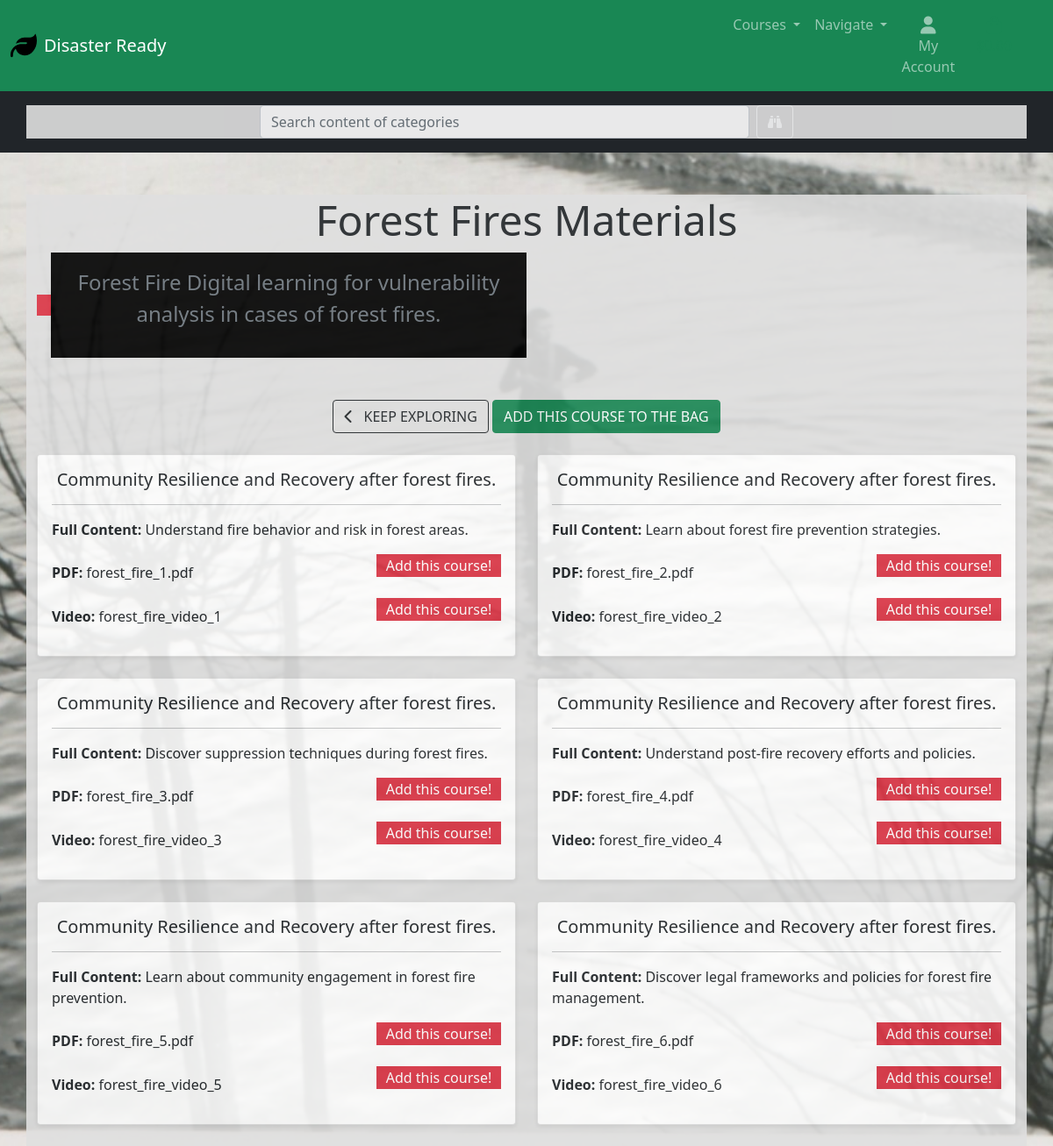
/categories/materials/2/, run on the app's committed database.
### products/models.py (models this page shows, shortened)
class Category(models.Model):
    name = models.CharField(max_length=50)
    friendly_name = models.CharField(max_length=100)
    difficulty_level = models.CharField(max_length=50)
    credits = models.IntegerField()
    number_of_lectures = models.IntegerField()
    est_time = models.IntegerField()
    short_description = models.TextField(max_length=255)
    long_description = models.TextField(max_length=1000)
    test = models.BooleanField(default=False)
    logo = models.ImageField(upload_to='logos/', null=True, blank=True)
    price = models.IntegerField(null=True, blank=True)
    starting_date = models.CharField(max_length=100, null=True, blank=True)

class Material(models.Model):
    category = models.ForeignKey(Category, on_delete=models.CASCADE)
    short_description = models.TextField(max_length=255)
    full_content = models.TextField()
    pdf_file = models.FileField(upload_to='pdfs/', null=True, blank=True)
    video_url = models.URLField(max_length=200, null=True, blank=True)
    video_name = models.CharField(max_length=255, null=True, blank=True)
    pdf_name = models.CharField(max_length=255, null=True, blank=True)
    def get_pdf_name(self):
        return self.pdf_name or "No PDF"

### products/views.py (the view)
# urls.py: path('materials/<int:category_id>/', views.category_detail, name='materials'),
def category_detail(request, category_id):
    category = get_object_or_404(Category, pk=category_id)
    materials = Material.objects.filter(category=category)
    context = {
        'category': category,
        'materials': materials,
    }
    return render(request, 'products/material.html', context)

### products/templates/products/material.html (shortened to what this page needs)
{% extends "base.html" %}
{% load static %}
{% block content %}
<div class="container mt-5">
    <div class="text-center mb-4">
        <h1 class="display-5">{{ category.name }}s Materials</h1>
        <div class="text-center flex-row head-section">
            <div class="bg-danger material-logo-div">
            </div>
            <div id="materials-subtitle-field">
                <p class="lead text-muted text-white p-3 fs-4">{{ category.short_description }}</p>
            </div>
        </div>
        <form class="form" action="{% url 'add_to_bag' category.id %}" method="POST">
            <div class="row">
                <div class="col-12">
                    <a href="{% url 'categories' %}" class="btn btn-outline-dark mt-5">
                        <span class="me-2">
                            <i class="fas fa-chevron-left"></i>
                        </span>
                        <span class="text-uppercase">Keep Exploring</span>
                    </a>
                    <input type="submit" class="btn btn-success text-uppercase mt-5 add-course-button"
                        id="add-course-button" value="Add This Course to the Bag">
                </div>
            </div>
        </form>
    </div>
    <div class="row">
        {% for material in materials %}
        <div class="col-md-6 mb-4">
            <div class="card h-100 shadow-sm">
                <div class="card-body">
                    <h5 class="card-title text-center">{{ material.short_description }}</h5>
                    <hr>
                    <p class="card-text"><strong>Full Content:</strong> {{ material.full_content }}</p>
                    {% if material.pdf_name or material.pdf_file %}
                    <div class="d-flex justify-content-between align-items-center mb-2">
                        {% if material.pdf_name %}
                        <span><strong>PDF:</strong> {{ material.get_pdf_name }}</span>
                        {% endif %}
                        {% if category.id in purchased_courses %}
                        {% if material.pdf_file %}
                        <a href="{{ material.pdf_file.url }}" class="btn btn-secondary btn-sm material-buttons"
                            target="">Download
                            PDF</a>
                        {% endif %}
                        {% else %}
                        <p class="bg-danger text-white purchase-divs">Add this course!</p>
                        {% endif %}
                    </div>
                    {% endif %}
                    {% if material.video_name or material.video_url %}
                    <div class="d-flex justify-content-between align-items-center mb-2">
                        {% if material.video_name %}
                        <span><strong>Video:</strong> {{ material.video_name }}</span>
                        {% endif %}
                        {% if category.id in purchased_courses %}
                        {% if material.video_url %}
                        <a href="{{ material.video_url }}" class="btn btn-primary btn-sm material-buttons"
                            target="">Watch
                            Video</a>
                        {% endif %}
                        {% else %}
                        <p class="bg-danger text-white purchase-divs">Add this course!</p>
                        {% endif %}
                    </div>
                    {% endif %}
                </div>
            </div>
        </div>
        {% endfor %}
    </div>
</div>
{% endblock %}

### templates/base.html (shortened to what this page needs)
{% load static %}
<!doctype html>
<html lang="en">
<head>
  {% block corecss %}
  <link href="https://cdn.jsdelivr.net/npm/bootstrap@5.0.2/dist/css/bootstrap.min.css" rel="stylesheet"
>
  <link rel="stylesheet" href="{% static 'css/base.css' %}">
  <link href="https://cdn.jsdelivr.net/npm/bootstrap-icons/font/bootstrap-icons.css" rel="stylesheet">
  {% endblock %}
</head>
<body>
  {% block page_header %}
  <!DOCTYPE html>
  <html lang="en">
  <head>
    <link href="https://cdn.jsdelivr.net/npm/bootstrap@5.0.2/dist/css/bootstrap.min.css" rel="stylesheet">
  </head>
  <body>
    <nav class="navbar navbar-expand-lg navbar-dark bg-success">
      <div class="container-fluid d-flex">
        <a class="navbar-brand d-flex align-items-center" href="{% url 'home' %}">
          <img src="{% static 'images/leaf-solid.svg' %}" alt="Logo" width="30" height="30"
            class="d-inline-block align-top me-2">
          <span>Disaster Ready</span>
        </a>
        <div class="collapse navbar-collapse" id="navbarContent">
          <ul class="navbar-nav ms-auto">
            <li class="nav-item dropdown">
              <a class="nav-link dropdown-toggle" href="#" id="categoriesDropdown" role="button"
                data-bs-toggle="dropdown" aria-expanded="false">
                Courses
              </a>
            </li>
            <li class="nav-item dropdown">
              <a class="nav-link dropdown-toggle" href="#" id="navigationDropdown" role="button"
                data-bs-toggle="dropdown" aria-expanded="false">
                Navigate
              </a>
            </li>
            <div class="col-12 col-lg-4 my-auto py-1 py-lg-0">
              <ul class="list-inline list-unstyled text-center text-lg-end my-0 d-flex">
                <li class="list-inline-item dropdown">
                  <a class="text-black nav-link" href="#" id="user-options" data-bs-toggle="dropdown"
                    aria-expanded="false">
                    <div class="text-center">
                      <div><i class="fas fa-user fa-lg"></i></div>
                      <p class="my-0">My Account</p>
                    </div>
                  </a>
                </li>
                <li class="list-inline-item">
                  <a class="{% if total %}custom-black fw-bold{% else %}text-success{% endif %} nav-link"
                    href="{% url 'view_bag' %}">
                    <div class="text-center">
                      <div><i class="fas fa-shopping-bag fa-lg"></i></div>
                      <p class="my-0">
                      </p>
                    </div>
                  </a>
                </li>
              </ul>
            </div>
          </ul>
        </div>
      </div>
    </nav>
    <div class="bg-dark py-3">
      <div class="container text-center">
        <form method="GET" action="" class="d-flex justify-content-center align-items-center">
          <input class="form-control w-50 me-2" type="text" name='q' placeholder="Search content of categories"
            aria-label="Search">
          <button class="btn btn-outline-light" type="submit">
            <i class="fa-solid fa-binoculars"></i>
          </button>
        </form>
      </div>
    </div>
  </body>
  </html>
  {% endblock %}
  {% block content %}
  {% endblock %}
</body>
</html>

### static/css/base.css (style rules this page uses)
html { height: 100%; }
body { background: url('/media/cover_photo.jpg') no-repeat center center fixed; background-size: cover; height: calc(100vh - 164px); color: #555; font-family: 'Lato'; }
.purchase-divs { width: 142px; padding: 1px; text-align: center; }
.container { background-color: rgb(223, 223, 223); opacity: 0.9; }
.head-section { display: flex; flex-direction: row; justify-content: center; align-items: center; flex-grow: 1; width: 50%; }
#materials-subtitle-field { background-color: black; }
.material-logo-div { width: auto; height: auto; }

### data on the page
Category: name "Forest Fire", short_description "Forest Fire Digital learning for vulnerability analysis in cases of forest fires."
Material: short_description "Community Resilience and Recovery after forest fires.", full_content "Understand fire behavior and risk in forest areas.", get_pdf_name "forest_fire_1.pdf", video_name "forest_fire_video_1"
Material: short_description "Community Resilience and Recovery after forest fires.", full_content "Learn about forest fire prevention strategies.", get_pdf_name "forest_fire_2.pdf", video_name "forest_fire_video_2"
Material: short_description "Community Resilience and Recovery after forest fires.", full_content "Discover suppression techniques during forest fires.", get_pdf_name "forest_fire_3.pdf", video_name "forest_fire_video_3"
Material: short_description "Community Resilience and Recovery after forest fires.", full_content "Understand post-fire recovery efforts and policies.", get_pdf_name "forest_fire_4.pdf", video_name "forest_fire_video_4"
Material: short_description "Community Resilience and Recovery after forest fires.", full_content "Learn about community engagement in forest fire prevention.", get_pdf_name "forest_fire_5.pdf", video_name "forest_fire_video_5"
Material: short_description "Community Resilience and Recovery after forest fires.", full_content "Discover legal frameworks and policies for forest fire management.", get_pdf_name "forest_fire_6.pdf", video_name "forest_fire_video_6"
